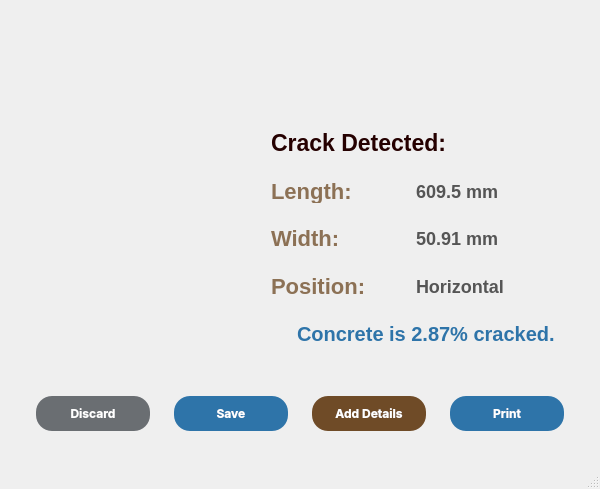
<?xml version="1.0" encoding="UTF-8"?>
<ui version="4.0">
 <class>MainWindow</class>
 <widget class="QMainWindow" name="MainWindow">
  <property name="geometry">
   <rect>
    <x>0</x>
    <y>0</y>
    <width>600</width>
    <height>489</height>
   </rect>
  </property>
  <property name="minimumSize">
   <size>
    <width>600</width>
    <height>489</height>
   </size>
  </property>
  <property name="maximumSize">
   <size>
    <width>600</width>
    <height>489</height>
   </size>
  </property>
  <property name="windowTitle">
   <string>MainWindow</string>
  </property>
  <widget class="QWidget" name="centralwidget">
   <layout class="QHBoxLayout" name="horizontalLayout">
    <item>
     <widget class="QWidget" name="widget" native="true">
      <layout class="QVBoxLayout" name="verticalLayout">
       <item>
        <widget class="QWidget" name="WithLogo" native="true">
         <property name="minimumSize">
          <size>
           <width>564</width>
           <height>80</height>
          </size>
         </property>
         <property name="maximumSize">
          <size>
           <width>564</width>
           <height>80</height>
          </size>
         </property>
         <property name="styleSheet">
          <string notr="true">#WithLogo{border-image: url(:/images/Crackterize.png) 175 0 175 0 stretch;}</string>
         </property>
         <layout class="QHBoxLayout" name="horizontalLayout_3"/>
        </widget>
       </item>
       <item>
        <widget class="QWidget" name="widget_4" native="true">
         <property name="sizePolicy">
          <sizepolicy hsizetype="Preferred" vsizetype="Preferred">
           <horstretch>0</horstretch>
           <verstretch>30</verstretch>
          </sizepolicy>
         </property>
         <layout class="QHBoxLayout" name="horizontalLayout_2">
          <item>
           <widget class="QWidget" name="result_Img" native="true">
            <property name="styleSheet">
             <string notr="true">#result_Img{
border-image: url(:/images/img.png) 10 10 10 10 stretch;
border-radius: 20px;
opacity: 100;
border: none;
}</string>
            </property>
           </widget>
          </item>
          <item>
           <widget class="QWidget" name="widget_6" native="true">
            <layout class="QVBoxLayout" name="verticalLayout_2">
             <item>
              <widget class="QWidget" name="widget_12" native="true">
               <layout class="QHBoxLayout" name="horizontalLayout_9">
                <item>
                 <widget class="QLabel" name="label">
                  <property name="styleSheet">
                   <string notr="true">font-family: 'Inter';
color:#250000;
font-style: normal;
font-weight: bold;
font-size: 23px;
line-height: 61px;
text-align: center;
</string>
                  </property>
                  <property name="text">
                   <string>Crack Detected:</string>
                  </property>
                 </widget>
                </item>
               </layout>
              </widget>
             </item>
             <item>
              <widget class="QWidget" name="widget_10" native="true">
               <layout class="QHBoxLayout" name="horizontalLayout_10">
                <item>
                 <widget class="QLabel" name="label_2">
                  <property name="styleSheet">
                   <string notr="true">#label_2{
color: rgba(111, 75, 39, 0.77);
font-size: 22px;
font-weight: bold;
}</string>
                  </property>
                  <property name="text">
                   <string>Length:</string>
                  </property>
                 </widget>
                </item>
                <item>
                 <widget class="QLabel" name="lengthlbl">
                  <property name="styleSheet">
                   <string notr="true">#lengthlbl{
	color:  #555555;
font: bold;
	font-size: 18px}</string>
                  </property>
                  <property name="text">
                   <string>609.5 mm</string>
                  </property>
                 </widget>
                </item>
               </layout>
              </widget>
             </item>
             <item>
              <widget class="QWidget" name="widget_13" native="true">
               <layout class="QHBoxLayout" name="horizontalLayout_11">
                <item>
                 <widget class="QLabel" name="label_3">
                  <property name="styleSheet">
                   <string notr="true">#label_3{
color: rgba(111, 75, 39, 0.77);
font-size: 22px;
font-weight: bold;
}</string>
                  </property>
                  <property name="text">
                   <string>Width: </string>
                  </property>
                 </widget>
                </item>
                <item>
                 <widget class="QLabel" name="widthlbl">
                  <property name="styleSheet">
                   <string notr="true">#widthlbl{
	color:  #555555;
font: bold;
	font-size: 18px;
}</string>
                  </property>
                  <property name="text">
                   <string>50.91 mm</string>
                  </property>
                 </widget>
                </item>
               </layout>
              </widget>
             </item>
             <item>
              <widget class="QWidget" name="widget_11" native="true">
               <layout class="QHBoxLayout" name="horizontalLayout_13">
                <item>
                 <widget class="QLabel" name="widgetPosition">
                  <property name="styleSheet">
                   <string notr="true">#widgetPosition{
color: rgba(111, 75, 39, 0.77);
font-size: 22px;
font-weight: bold;
}</string>
                  </property>
                  <property name="text">
                   <string>Position:</string>
                  </property>
                 </widget>
                </item>
                <item>
                 <widget class="QLabel" name="position_lbl">
                  <property name="styleSheet">
                   <string notr="true">#position_lbl{
	color:  #555555;
font: bold;
	font-size: 18px;
}</string>
                  </property>
                  <property name="text">
                   <string>Horizontal</string>
                  </property>
                 </widget>
                </item>
               </layout>
              </widget>
             </item>
             <item>
              <widget class="QWidget" name="widget_14" native="true">
               <layout class="QHBoxLayout" name="horizontalLayout_12">
                <item>
                 <widget class="QWidget" name="i" native="true">
                  <property name="minimumSize">
                   <size>
                    <width>20</width>
                    <height>0</height>
                   </size>
                  </property>
                  <property name="styleSheet">
                   <string notr="true">#i{
	border-image: url(:/images/i.png)  ;}</string>
                  </property>
                 </widget>
                </item>
                <item>
                 <widget class="QLabel" name="concretecracked">
                  <property name="styleSheet">
                   <string notr="true">#concretecracked{
color: #2E74A9;
font: bold;
font-size: 20px;
}</string>
                  </property>
                  <property name="text">
                   <string>Concrete is 2.87% cracked.</string>
                  </property>
                 </widget>
                </item>
               </layout>
              </widget>
             </item>
            </layout>
           </widget>
          </item>
         </layout>
        </widget>
       </item>
       <item>
        <widget class="QWidget" name="widget_3" native="true">
         <layout class="QHBoxLayout" name="horizontalLayout_4">
          <item>
           <widget class="QWidget" name="widget_2" native="true">
            <layout class="QHBoxLayout" name="horizontalLayout_5">
             <property name="leftMargin">
              <number>0</number>
             </property>
             <property name="topMargin">
              <number>0</number>
             </property>
             <property name="rightMargin">
              <number>0</number>
             </property>
             <property name="bottomMargin">
              <number>0</number>
             </property>
             <item>
              <widget class="QPushButton" name="discardbtn">
               <property name="minimumSize">
                <size>
                 <width>114</width>
                 <height>35</height>
                </size>
               </property>
               <property name="maximumSize">
                <size>
                 <width>114</width>
                 <height>35</height>
                </size>
               </property>
               <property name="styleSheet">
                <string notr="true">#discardbtn{
background: #6A6E72;
font-weight:bold;
color: white;
border-radius: 16px;
font-family: Inter;
}

#discardbtn:hover{
color: #6A6E72;
border : 3px solid#6A6E72;
background-color: white;
}</string>
               </property>
               <property name="text">
                <string>Discard</string>
               </property>
              </widget>
             </item>
            </layout>
           </widget>
          </item>
          <item>
           <widget class="QWidget" name="widget_7" native="true">
            <layout class="QHBoxLayout" name="horizontalLayout_6">
             <item>
              <widget class="QPushButton" name="savebtn">
               <property name="minimumSize">
                <size>
                 <width>0</width>
                 <height>35</height>
                </size>
               </property>
               <property name="maximumSize">
                <size>
                 <width>16777215</width>
                 <height>35</height>
                </size>
               </property>
               <property name="styleSheet">
                <string notr="true">#savebtn{
background: #2E74A9;
font-weight:bold;
color: white;
border-radius: 16px;
font-family: Inter;
}


#savebtn::hover{
color: #2E74A9;
border : 3px solid  #2E74A9;
background-color: white;
}
</string>
               </property>
               <property name="text">
                <string>Save</string>
               </property>
              </widget>
             </item>
            </layout>
           </widget>
          </item>
          <item>
           <widget class="QWidget" name="widget_8" native="true">
            <layout class="QHBoxLayout" name="horizontalLayout_7">
             <item>
              <widget class="QPushButton" name="adddetails">
               <property name="minimumSize">
                <size>
                 <width>0</width>
                 <height>35</height>
                </size>
               </property>
               <property name="maximumSize">
                <size>
                 <width>16777215</width>
                 <height>35</height>
                </size>
               </property>
               <property name="styleSheet">
                <string notr="true">#adddetails{
background: #6F4B27;
font-weight:bold;
color: white;
border-radius: 16px;
font-family: Inter;
}


#adddetails:hover{
color: #6F4B27;
border : 3px solid rgb(144,115,87);
background-color: white;
}
</string>
               </property>
               <property name="text">
                <string>Add Details</string>
               </property>
              </widget>
             </item>
            </layout>
           </widget>
          </item>
          <item>
           <widget class="QWidget" name="widget_9" native="true">
            <layout class="QHBoxLayout" name="horizontalLayout_8">
             <item>
              <widget class="QPushButton" name="print1">
               <property name="minimumSize">
                <size>
                 <width>0</width>
                 <height>35</height>
                </size>
               </property>
               <property name="maximumSize">
                <size>
                 <width>16777215</width>
                 <height>35</height>
                </size>
               </property>
               <property name="styleSheet">
                <string notr="true">#print1{
background: #2E74A9;
font-weight:bold;
color: white;
border-radius: 16px;
font-family: Inter;
}


#print1::hover{
color: #2E74A9;
border : 3px solid  #2E74A9;
background-color: white;
}
</string>
               </property>
               <property name="text">
                <string>Print</string>
               </property>
               <property name="icon">
                <iconset resource="../images/images.qrc">
                 <normaloff>:/images/print_icon.png</normaloff>:/images/print_icon.png</iconset>
               </property>
               <property name="iconSize">
                <size>
                 <width>30</width>
                 <height>30</height>
                </size>
               </property>
              </widget>
             </item>
            </layout>
           </widget>
          </item>
         </layout>
        </widget>
       </item>
      </layout>
     </widget>
    </item>
   </layout>
  </widget>
  <widget class="QStatusBar" name="statusbar"/>
 </widget>
 <resources>
  <include location="../images/images.qrc"/>
 </resources>
 <connections/>
</ui>
